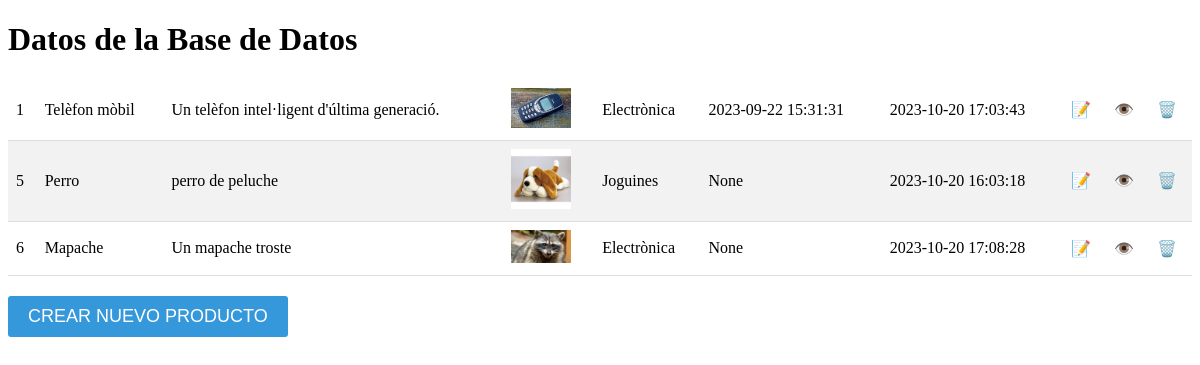
Screenshot of /products/list with the database file from the repository.
### tables this page shows
CREATE TABLE products (
	id INTEGER PRIMARY KEY AUTOINCREMENT,
	title TEXT,
	description TEXT,
	photo TEXT,
	price DECIMAL(10, 2),
	category_id INTEGER,
	seller_id INTEGER,
	created DATETIME,
	updated DATETIME,
	FOREIGN KEY (category_id) REFERENCES categories(id),
	FOREIGN KEY (seller_id) REFERENCES users(id)
);

CREATE TABLE categories (
	id INTEGER PRIMARY KEY AUTOINCREMENT,
	name TEXT UNIQUE,
	slug TEXT UNIQUE
);

### app.py (the view)
@app.route('/products/list')
def index():
    db = sqlite3.connect(DATABASE)
    cursor = db.cursor()
    cursor.execute('''
        SELECT products.id, products.title, products.description, products.photo,
            products.price, categories.name AS category_name, products.seller_id,
            products.created, products.updated
        FROM products
        JOIN categories ON products.category_id = categories.id;

    ''')
    data = cursor.fetchall()
    db.close()
    return render_template('/products/template.html', data=data)

### app.py (called while the page is built)
@app.teardown_appcontext
def close_connection(exception):
    db = getattr(g, '_database', None)
    if db is not None:
        db.close()

### templates/products/template.html (shortened to what this page needs)
<!DOCTYPE html>
<html>
<head>
    <link rel="stylesheet" href="{{url_for('static', filename='products.css')}}">
</head>
<body>
    <h1>Datos de la Base de Datos</h1>
    <table>
        <tbody>
            {% for row in data %}
                <tr>
                    <td>{{ row[0] }}</td>
                    <td>{{ row[1] }}</td>
                    <td>{{ row[2] }}</td>
                    <td><img src="{{ row[3] }}" alt="Imagen"></td>
                    <td>{{ row[5]}}</td>
                    <td>{{ row[7] }}</td>
                    <td>{{ row[8] }}</td>
                    <td><a href="/products/update/{{ row[0] }}">📝</a></td>
                    <td><a href="/products/read/{{ row[0] }}" class="view-button">👁️</a></td>
                    <td><a href="/products/delete/{{ row[0] }}" class="delete-button">🗑️</a></td>
                </tr>
            {% endfor %}
        </tbody>
    </table>
    <button><a href="/products/create">CREAR NUEVO PRODUCTO</a></button>
</body>
</html>

### static/products.css (style rules this page uses)
table { border-collapse: collapse; width: 100%; margin-bottom: 20px; }
td { padding: 8px; border-bottom: 1px solid #ddd; }
tr:nth-child(even) { background-color: #f2f2f2; }
img { width: 60px; }
button { background-color: #3498db; color: #fff; padding: 10px 20px; border: none; border-radius: 3px; font-size: 18px; cursor: pointer; outline: none; }
a { color: white; text-decoration: none; }

### rows the page displays
products: id "1", title "Telèfon mòbil", description "Un telèfon intel·ligent d'última generació.", photo (picture), name "Electrònica", created "2023-09-22 15:31:31", updated "2023-10-20 17:03:43"
products: id "5", title "Perro", description "perro de peluche", photo (picture), name "Joguines", row "None", updated "2023-10-20 16:03:18"
products: id "6", title "Mapache", description "Un mapache troste", photo (picture), name "Electrònica", row "None", updated "2023-10-20 17:08:28"
